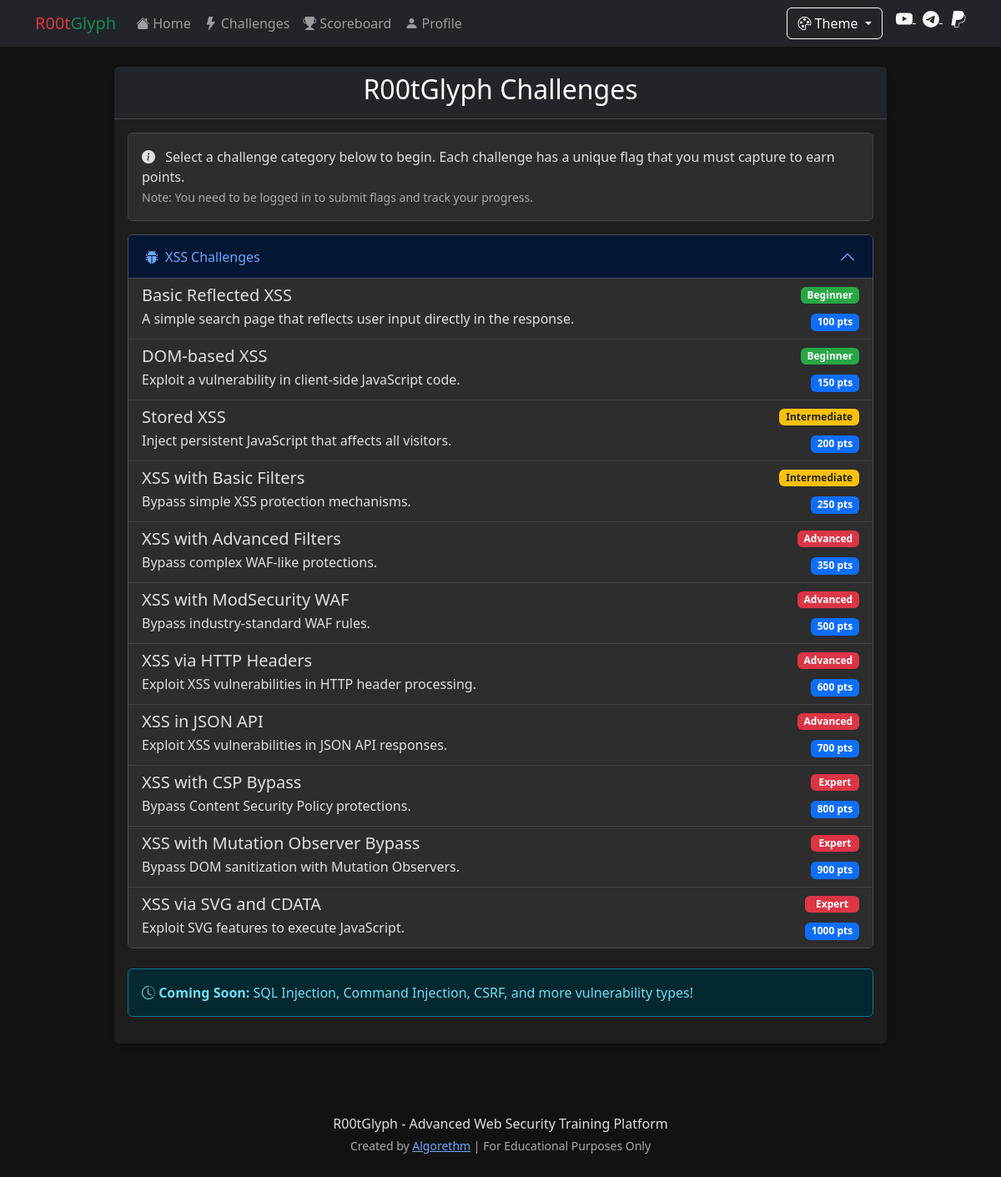
/challenges, run on the app's committed database.
### app.py (models this page shows)
class Challenge(db.Model):
    id = db.Column(db.Integer, primary_key=True)
    name = db.Column(db.String(100), nullable=False)
    category = db.Column(db.String(50), nullable=False)  # 'xss', 'sqli', etc.
    difficulty = db.Column(db.String(20), nullable=False)  # 'beginner', 'intermediate', 'advanced'
    description = db.Column(db.Text, nullable=False)
    points = db.Column(db.Integer, default=100)
    active = db.Column(db.Boolean, default=True)

### app.py (the view)
@app.route('/challenges')
def vulnerabilities():
    categories = db.session.query(Challenge.category).distinct().all()
    categories = [c[0] for c in categories]
    challenges_by_category = {}
    for category in categories:
        challenges_by_category[category] = Challenge.query.filter_by(category=category, active=True).all()
    return render_template('vulnerabilities.html', categories=categories, challenges=challenges_by_category)

### templates/vulnerabilities.html (shortened to what this page needs)
{% extends 'base.html' %}
{% block content %}
<div class="row">
    <div class="col-md-10 offset-md-1">
        <div class="card">
            <div class="card-header bg-dark text-white">
                <h2 class="text-center">R00tGlyph Challenges</h2>
            </div>
            <div class="card-body">
                <div class="alert alert-dark">
                    <i class="bi bi-info-circle-fill me-2"></i>
                    Select a challenge category below to begin. Each challenge has a unique flag that you must capture to earn points.
                    <br>
                    <small class="text-muted">Note: You need to be logged in to submit flags and track your progress.</small>
                </div>
                <div class="accordion" id="challengeAccordion">
                    {% for category in categories %}
                    <div class="accordion-item">
                        <h2 class="accordion-header" id="heading{{ category }}">
                            <button class="accordion-button {% if not loop.first %}collapsed{% endif %}" type="button" data-bs-toggle="collapse" data-bs-target="#collapse{{ category }}" aria-expanded="{% if loop.first %}true{% else %}false{% endif %}" aria-controls="collapse{{ category }}">
                                <i class="bi bi-bug-fill me-2"></i>
                                {{ category.upper() }} Challenges
                            </button>
                        </h2>
                        <div id="collapse{{ category }}" class="accordion-collapse collapse {% if loop.first %}show{% endif %}" aria-labelledby="heading{{ category }}" data-bs-parent="#challengeAccordion">
                            <div class="accordion-body p-0">
                                <div class="list-group list-group-flush">
                                    {% for challenge in challenges[category] %}
                                    <a href="{{ url_for('xss_level' + (loop.index | string)) if category == 'xss' and loop.index <= 9 else '#' }}" class="list-group-item list-group-item-action">
                                        <div class="d-flex w-100 justify-content-between align-items-center">
                                            <div>
                                                <h5 class="mb-1">{{ challenge.name }}</h5>
                                                <p class="mb-1">{{ challenge.description }}</p>
                                            </div>
                                            <div class="text-end">
                                                <span class="badge {% if challenge.difficulty == 'beginner' %}bg-success{% elif challenge.difficulty == 'intermediate' %}bg-warning{% else %}bg-danger{% endif %} mb-2 d-block">
                                                    {{ challenge.difficulty | title }}
                                                </span>
                                                <span class="badge bg-primary">{{ challenge.points }} pts</span>
                                            </div>
                                        </div>
                                    </a>
                                    {% endfor %}
                                </div>
                            </div>
                        </div>
                    </div>
                    {% endfor %}
                </div>
                <div class="alert alert-info mt-4">
                    <strong><i class="bi bi-clock-history"></i> Coming Soon:</strong> SQL Injection, Command Injection, CSRF, and more vulnerability types!
                </div>
            </div>
        </div>
    </div>
</div>
{% endblock %}

### static/css/style.css (style rules this page uses)
body { font-family: 'Segoe UI', Tahoma, Geneva, Verdana, sans-serif; }
.card { box-shadow: 0 4px 6px rgba(0, 0, 0, 0.1); margin-bottom: 20px; border: none; }
.card-header { font-weight: bold; }
.badge.bg-success { background-color: #28a745 !important; }
.badge.bg-warning { background-color: #ffc107 !important; color: #212529 !important; }
.badge.bg-danger { background-color: #dc3545 !important; }
[data-bs-theme="dark"] { --bs-body-bg: #121212; --bs-body-color: #e0e0e0; --bs-primary-rgb: 13, 110, 253; --bs-secondary-rgb: 108, 117, 125; --bs-success-rgb: 25, 135, 84; --bs-info-rgb: 13, 202, 240; --bs-warning-rgb: 255, 193, 7; --bs-danger-rgb: 220, 53, 69; --bs-light-rgb: 248, 249, 250; --bs-dark-rgb: 33, 37, 41; }
[data-bs-theme="dark"] .card { background-color: #1e1e1e; border-color: #333; }
[data-bs-theme="dark"] .alert-dark { background-color: #2d2d2d; border-color: #444; color: #e0e0e0; }
[data-bs-theme="dark"] .list-group-item { background-color: #2d2d2d; border-color: #444; color: #e0e0e0; }
[data-bs-theme="dark"] .text-muted { color: #aaaaaa !important; }

### data on the page
Challenge: name "Basic Reflected XSS", description "A simple search page that reflects user input directly in the response.", difficulty "Beginner", points "100"
Challenge: name "DOM-based XSS", description "Exploit a vulnerability in client-side JavaScript code.", difficulty "Beginner", points "150"
Challenge: name "Stored XSS", description "Inject persistent JavaScript that affects all visitors.", difficulty "Intermediate", points "200"
Challenge: name "XSS with Basic Filters", description "Bypass simple XSS protection mechanisms.", difficulty "Intermediate", points "250"
Challenge: name "XSS with Advanced Filters", description "Bypass complex WAF-like protections.", difficulty "Advanced", points "350"
Challenge: name "XSS with ModSecurity WAF", description "Bypass industry-standard WAF rules.", difficulty "Advanced", points "500"
Challenge: name "XSS via HTTP Headers", description "Exploit XSS vulnerabilities in HTTP header processing.", difficulty "Advanced", points "600"
Challenge: name "XSS in JSON API", description "Exploit XSS vulnerabilities in JSON API responses.", difficulty "Advanced", points "700"
Challenge: name "XSS with CSP Bypass", description "Bypass Content Security Policy protections.", difficulty "Expert", points "800"
Challenge: name "XSS with Mutation Observer Bypass", description "Bypass DOM sanitization with Mutation Observers.", difficulty "Expert", points "900"
Challenge: name "XSS via SVG and CDATA", description "Exploit SVG features to execute JavaScript.", difficulty "Expert", points "1000"

### other printed values
{{ category.upper() }} "XSS"
